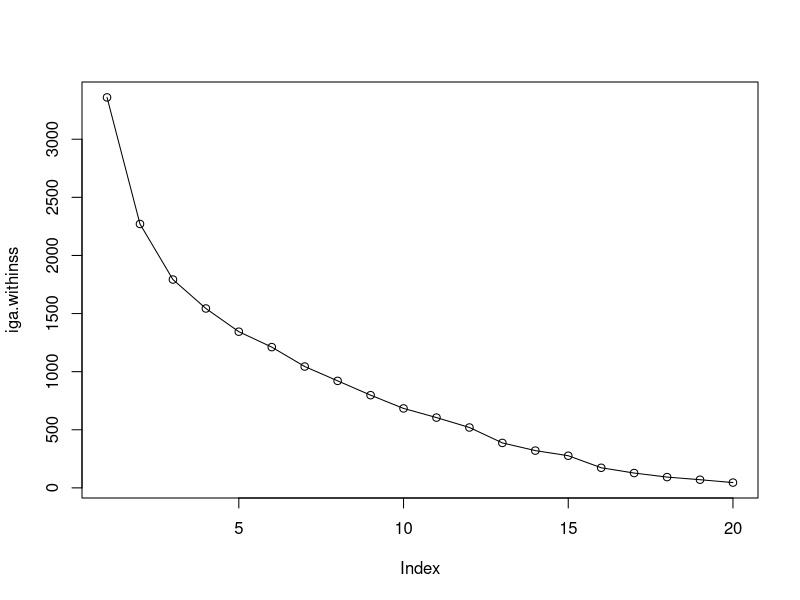
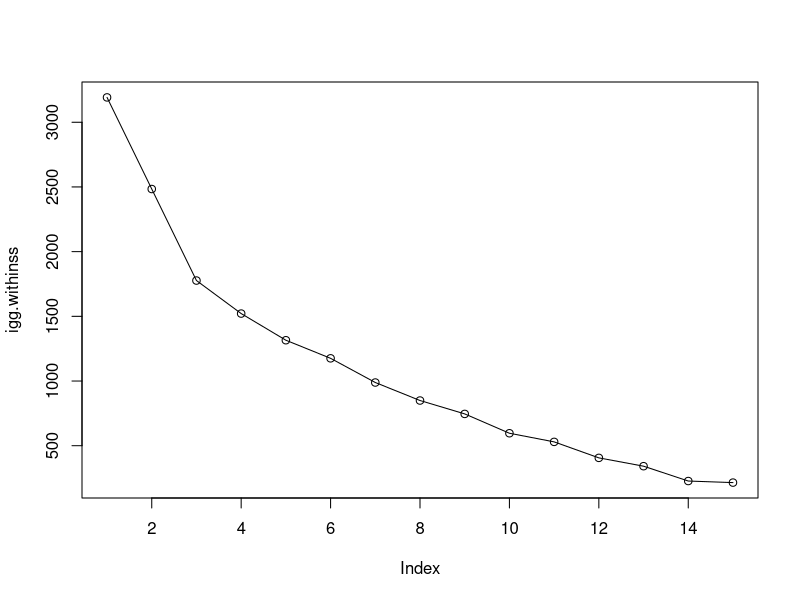

Recreate these plots in R, in order.
library(tidyverse)

iga <- read_csv("data/IgA_peptide_array.csv") %>% mutate_all(scale)
igg <- read_csv("data/IgG_peptide_array.csv") %>% mutate_all(scale)


## K means clustering
set.seed(11258)
iga.clustersize <- c(1:20)
iga.withinss  <- iga.clustersize %>% map_dbl(function(x){
    k <- iga %>% kmeans(., x, nstart = 2)
    k$tot.withinss
})

plot(iga.withinss)
lines(iga.withinss)

set.seed(11258)
igg.clustersize <- c(1:15)
igg.withinss  <- igg.clustersize %>% map_dbl(function(x){
    k <- igg %>% kmeans(., x, nstart = 2)
    k$tot.withinss
})

plot(igg.withinss)
lines(igg.withinss)

## PCA
iga.pca <- prcomp(iga, center=TRUE, scale=TRUE)
igg.pca <- prcomp(igg, center=TRUE, scale=TRUE)
